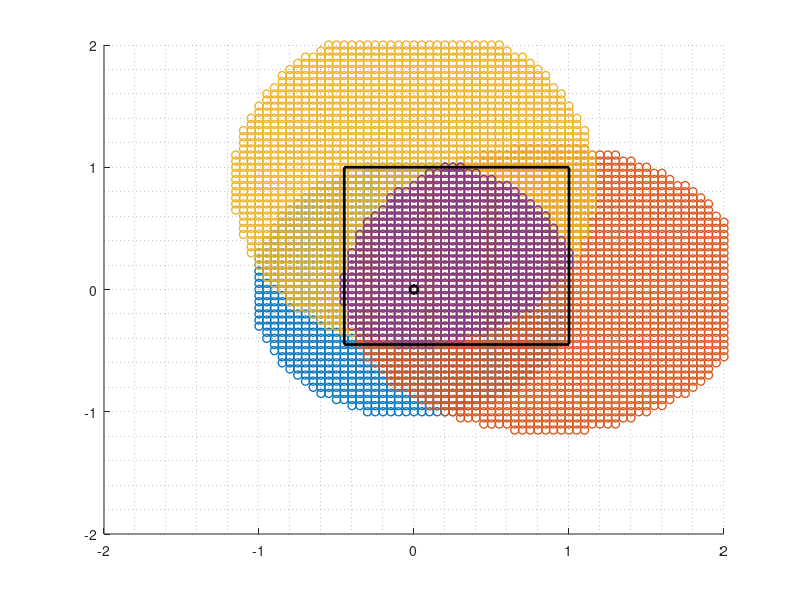

Write the MATLAB code that produced this figure.
clear all, close all, clc

% Important
phi_max = 40; % maximo phi

% Parámetros
z = 0.75;      % altura del receptor
H = 2;        % altura transmisor
h = H - z;    % diferencia vertical

tilt = 20;                % inclinación [deg]
azimuth_1 = 0;            % azimut [deg]
azimuth_2 = 90;            % azimut [deg]

n_r = [0,0,1]';           % normal receptor (mirando al techo)
n_t = [0,0,-1; ...
       sind(tilt)*cosd(azimuth_1), sind(tilt)*sind(azimuth_1), -cosd(tilt);...
       sind(tilt)*cosd(azimuth_2), sind(tilt)*sind(azimuth_2), -cosd(tilt)]'; % 3x2

T = [0,0,H]';             % posición del Tx

% Grilla 2D
dx = 0.05;
Rx = -2:dx:2;
Ry = -2:dx:2;
[XX,YY] = meshgrid(Rx,Ry);
NN = numel(XX);
R = [XX(:)'; YY(:)'; z*ones(1,NN)];  % puntos del receptor

d      = R - T;
d_norm = sqrt(sum(d.^2,1));
d_unit = d ./ d_norm;

cos_phi = n_t' * d_unit;        % 2xN (emisión para ambos modos)
phi     = acosd(cos_phi);        % 2xN

phi_c = (phi<=phi_max);
R_nt1 = R(:,phi_c(1,:)==1);
R_nt2 = R(:,phi_c(2,:)==1);
R_nt3 = R(:,phi_c(3,:)==1);
R_filter = R(:,sum(phi_c,1)==3);
length(R_filter)


% Rangos en X e Y
x_min = min(R_filter(1,:));  x_max = max(R_filter(1,:)); x_max-x_min
y_min = min(R_filter(2,:));  y_max = max(R_filter(2,:)); y_max-y_min
z0    = R_filter(3,1);       % misma Z que los puntos filtrados (todos iguales)

% ---------- (A) Rectángulo mínimo alineado a ejes ----------
Xr = [x_min, x_max, x_max, x_min, x_min];
Yr = [y_min, y_min, y_max, y_max, y_min];
Zr = z0 * ones(1,5);


figure(1)
hold on
plot3(R_nt1(1,:),R_nt1(2,:),R_nt1(3,:),'o','LineWidth',1)
plot3(R_nt2(1,:),R_nt2(2,:),R_nt2(3,:),'o','LineWidth',1)
plot3(R_nt3(1,:),R_nt3(2,:),R_nt3(3,:),'o','LineWidth',1)
plot3(R_filter(1,:),R_filter(2,:),R_filter(3,:),'o','LineWidth',1)
plot3(0,0,0.75,'o','LineWidth',2,'Color','k')
plot3(Xr, Yr, Zr, '-','LineWidth',2,'Color','k')
axis([-2 2 -2 2 0 2])
grid minor

% ref. como angulo angulo que forma el vector n_t_1 con en la esquina
phi_corner = acosd(h/sqrt(x_max^2 + y_max^2 + h^2))


%%
figure(1);
set(gcf, 'Color', 'white');
print(fullfile('figures', 'coverture.png'), '-dpng', '-r300');
